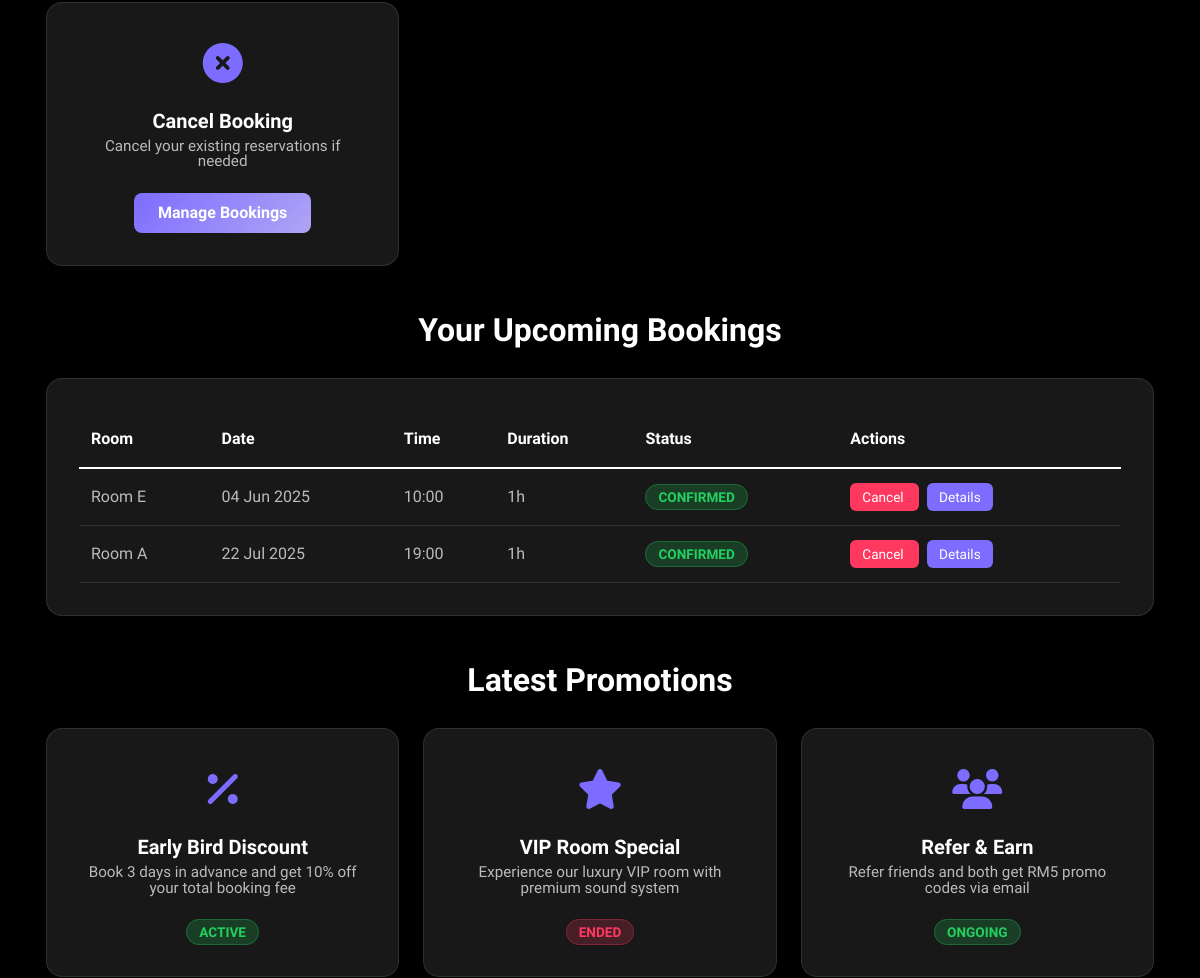
/user/user_home.php (signed in, middle part), run on an earlier commit of the app's database.
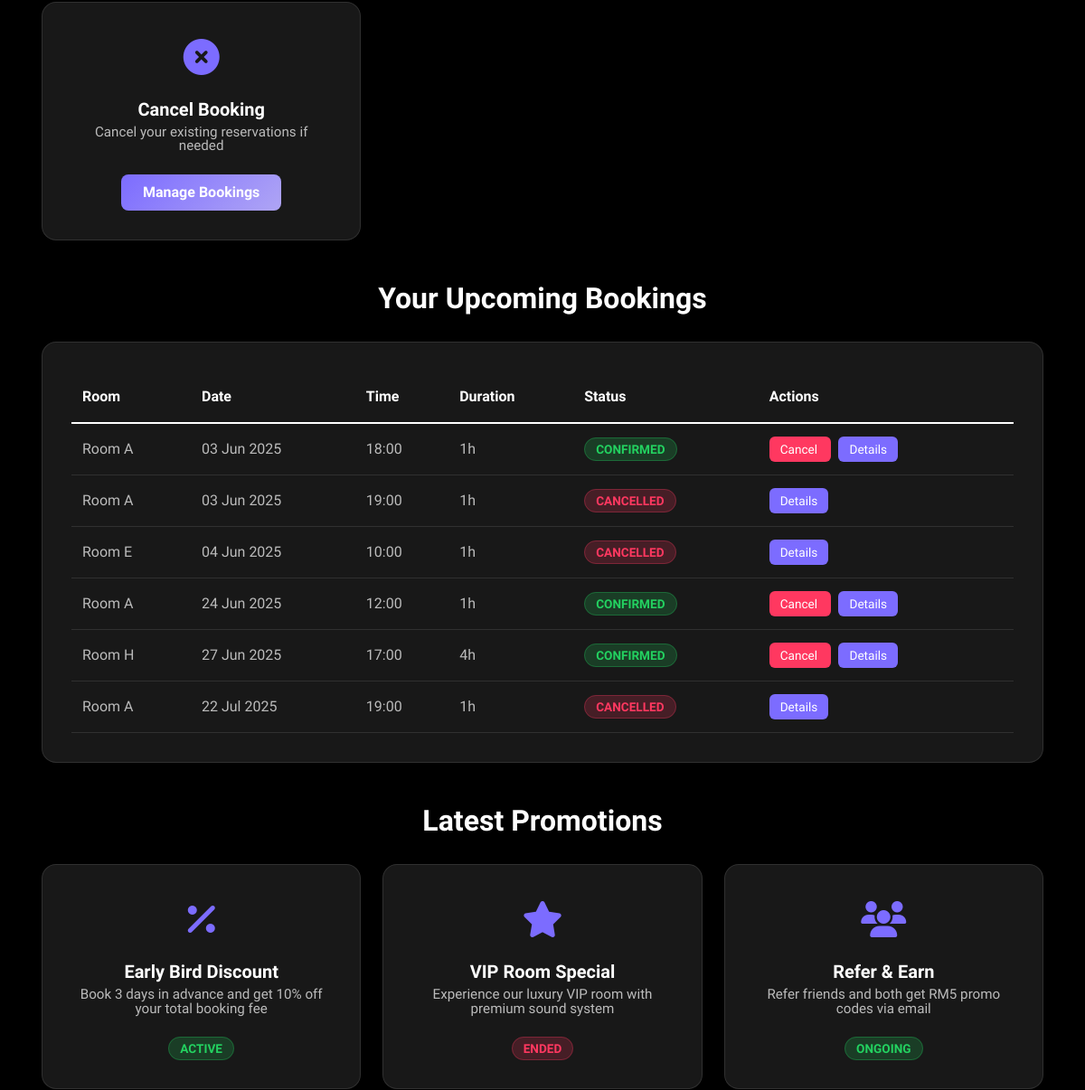
And on a later commit of the database.
### tables this page shows
CREATE TABLE `reservations` (
  `reservationID` int(11) NOT NULL,
  `userID` int(11) DEFAULT NULL,
  `roomID` int(11) DEFAULT NULL,
  `reservationDate` date DEFAULT NULL,
  `startTime` time DEFAULT NULL,
  `endTime` time DEFAULT NULL,
  `totalPrice` decimal(10,2) DEFAULT NULL,
  `status` enum('pending','confirmed','cancelled') DEFAULT 'pending',
  `addInfo` text NOT NULL,
  `createdAt` timestamp NOT NULL DEFAULT current_timestamp()
);

CREATE TABLE `rooms` (
  `roomID` int(11) NOT NULL,
  `roomName` varchar(100) DEFAULT NULL,
  `capacity` int(11) DEFAULT NULL,
  `status` enum('available','unavailable') DEFAULT 'available',
  `packageID` int(11) DEFAULT NULL
);

### user/user_home.php (the view, shortened to what the changed rows need)
<?php
include '../dbconfig.php';
$userID = $_SESSION['userID'];
?>
<!DOCTYPE html>
<html lang="en">
<head>
  <link rel="stylesheet" href="../assets/bootstrap/css/bootstrap.min.css">
  <link rel="stylesheet" href="../assets/animatecss/animate.css">
  <link rel="stylesheet" href="../assets/theme/css/style.css">
  <link rel="stylesheet" href="https://cdnjs.cloudflare.com/ajax/libs/font-awesome/6.4.2/css/all.min.css">
</head>
<body>
  <main class="main-content">
    <div class="container">
      <div class="bookings-section">
        <h2 class="section-title">Your Upcoming Bookings</h2>
        <div class="table-container">
          <?php
          $today = date('Y-m-d');
          $query = "SELECT r.reservationID, rm.roomName, r.reservationDate, r.startTime, r.endTime, r.status
                    FROM reservations r
                    JOIN rooms rm ON r.roomID = rm.roomID
                    WHERE r.userID = ? AND r.reservationDate >= ?
                    ORDER BY r.reservationDate ASC, r.startTime ASC";
          $stmt = $conn->prepare($query);
          $stmt->bind_param("is", $userID, $today);
          $stmt->execute();
          $result = $stmt->get_result();
          if ($result->num_rows > 0) {
          ?>
            <div class="table-responsive">
              <table class="table">
                <thead>
                  <tr>
                    <th>Room</th>
                    <th>Date</th>
                    <th>Time</th>
                    <th>Duration</th>
                    <th>Status</th>
                    <th>Actions</th>
                  </tr>
                </thead>
                <tbody>
                  <?php
                  while ($row = $result->fetch_assoc()) {
                    $reservationID = $row['reservationID'];
                    $roomName = $row['roomName'];
                    $date = date("d M Y", strtotime($row['reservationDate']));
                    $startTime = date("H:i", strtotime($row['startTime']));
                    $duration = round((strtotime($row['endTime']) - strtotime($row['startTime'])) / 3600, 1);
                    $status = strtolower($row['status']);
                    $statusClass = 'status-pending';
                    if ($status == 'confirmed') $statusClass = 'status-confirmed';
                    if ($status == 'cancelled') $statusClass = 'status-cancelled';
                  ?>
                    <tr>
                      <td><?php echo htmlspecialchars($roomName); ?></td>
                      <td><?php echo $date; ?></td>
                      <td><?php echo $startTime; ?></td>
                      <td><?php echo $duration; ?>h</td>
                      <td>
                        <span class="status-badge <?php echo $statusClass; ?>">
                          <?php echo ucfirst($status); ?>
                        </span>
                      </td>
                      <td>
                        <?php if ($status != 'cancelled' && $row['reservationDate'] >= $today): ?>
                          <a href="cancel_reservation.php?id=<?php echo $reservationID; ?>" class="action-btn btn-cancel">
                            Cancel
                          </a>
                        <?php endif; ?>
                        <a href="view_invoice.php?id=<?php echo $reservationID; ?>" class="action-btn btn-detail">
                          Details
                        </a>
                      </td>
                    </tr>
                  <?php } ?>
                </tbody>
              </table>
            </div>
          <?php
          }
          ?>
        </div>
      </div>
      <div id="promotions" class="promotions-section">
        <h2 class="section-title">Latest Promotions</h2>
      </div>
    </div>
  </main>
</body>
</html>

What changed in the data, as far as the page shows it:
added reservations: roomID.roomName "Room A", reservationDate "03 Jun 2025", startTime "18:00", duration "1", status "CONFIRMED"
added reservations: roomID.roomName "Room A", reservationDate "03 Jun 2025", startTime "19:00", duration "1", status "CANCELLED"
changed reservations "04 Jun 2025": status "CONFIRMED" → "CANCELLED"; no longer shows "Cancel"
added reservations: roomID.roomName "Room A", reservationDate "24 Jun 2025", startTime "12:00", duration "1", status "CONFIRMED"
added reservations: roomID.roomName "Room H", reservationDate "27 Jun 2025", startTime "17:00", duration "4", status "CONFIRMED"
changed reservations "22 Jul 2025": status "CONFIRMED" → "CANCELLED"; no longer shows "Cancel"
